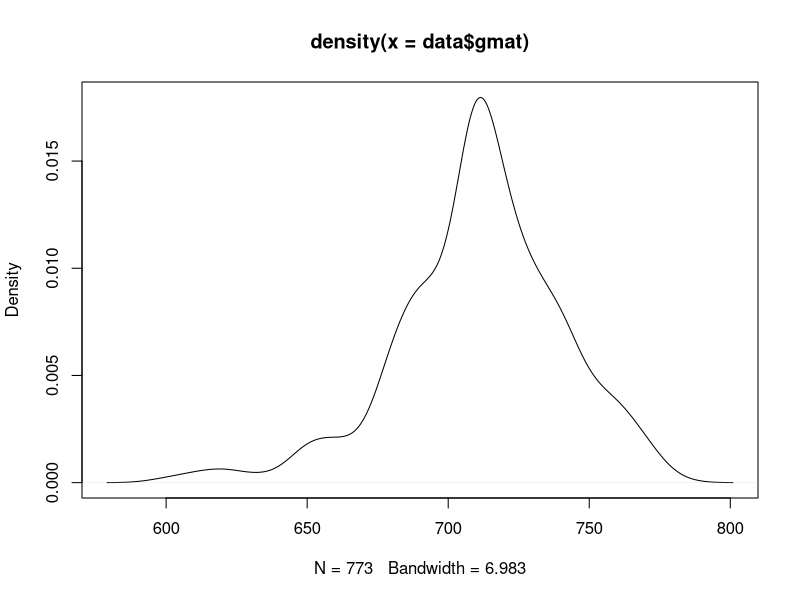
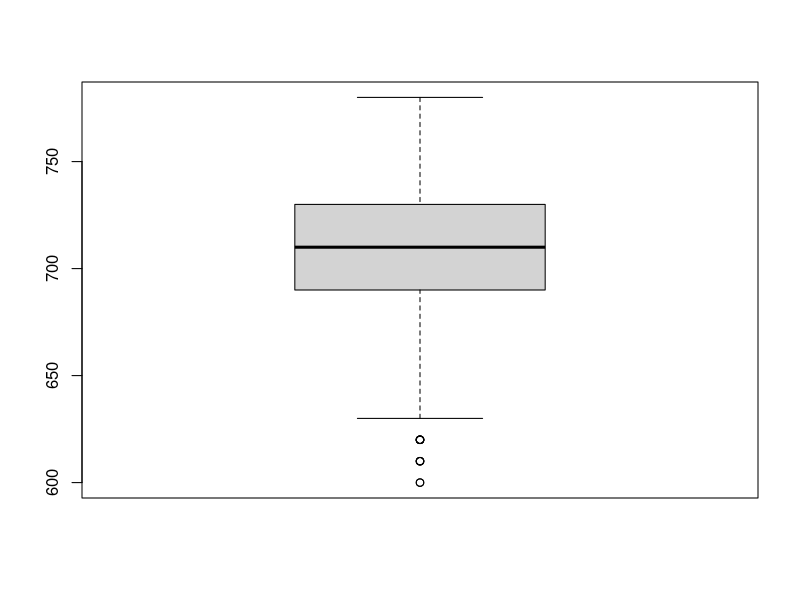
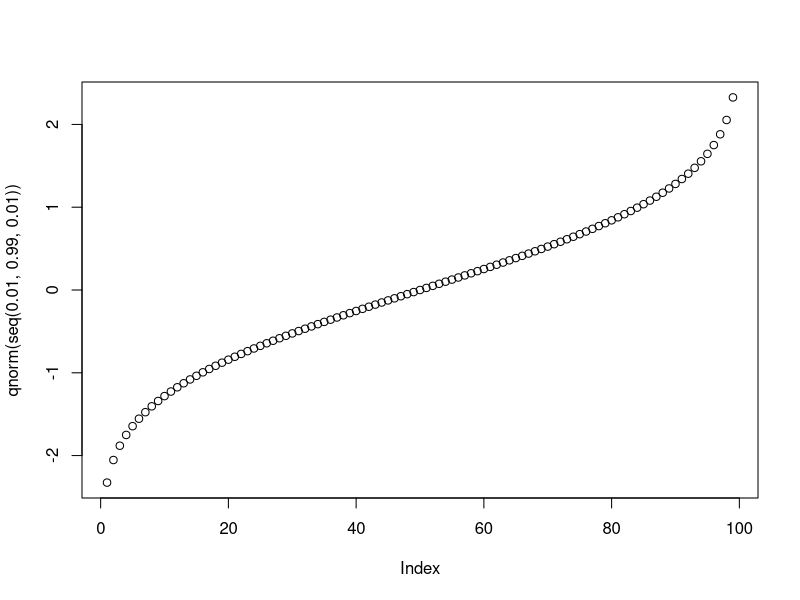

The R source for these figures, in order:
## ---- chunk 1
data <- read.csv("../Datasets/mba.csv")
## ---- chunk 2
summary(data)
## ---- chunk 3
d <- density(data$gmat)
plot(d)
#hist(data$gmat)
## ---- chunk 4
boxplot(data$gmat)
## ---- chunk 5
plot(qnorm(seq(0.01,0.99,0.01)))

## ---- chunk 6
x <- c(0.49, 0.59, 0.86, 1.01, 1.24, 1.25, 1.81, 2.01, 2.29, 2.66, 2.82, 2.85, 3, 3.27, 4.44, 5.14, 5.53, 5.6, 6.06, 6.29)
mean(x)
